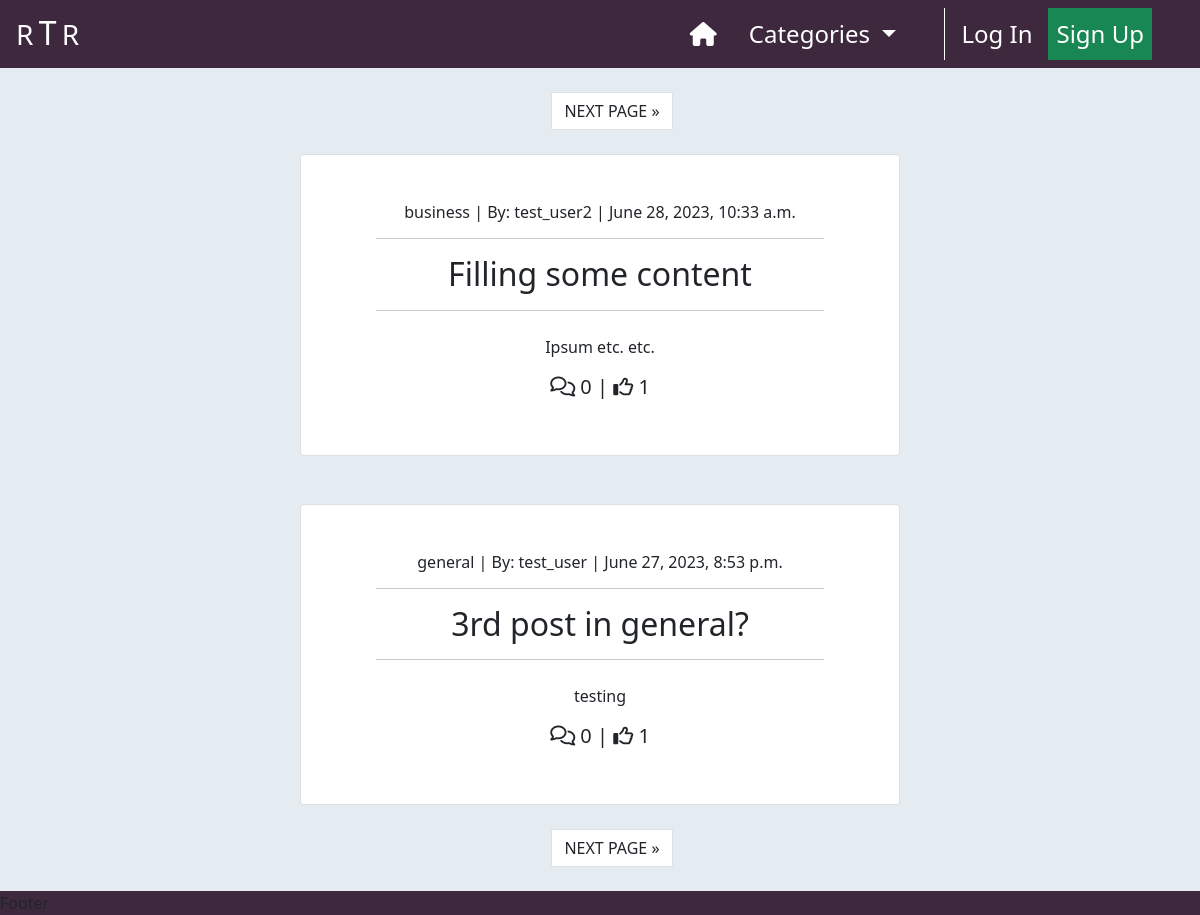
Before: / with the older database file.
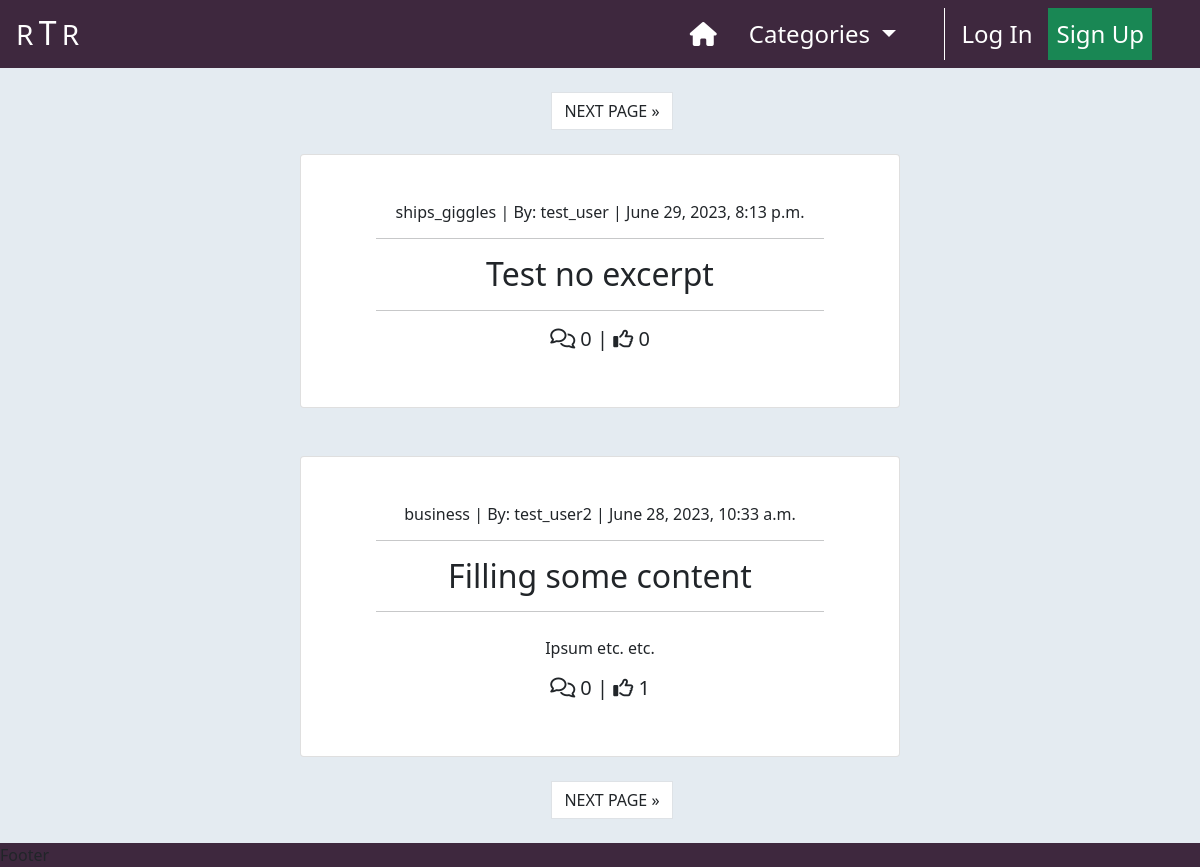
After: the same page with the newer database file.
### newssite/models.py (models this page shows, shortened)
class Post(models.Model):
    title = models.CharField(max_length=200, unique=True)
    slug = models.SlugField(
        max_length=200,
        unique=True,
        null=True,
        blank=True
    )
    author = models.ForeignKey(
        User,
        on_delete=models.CASCADE,
        related_name='posts'
    )
    is_edited = models.BooleanField(default=False)
    excerpt = models.TextField(max_length=300, null=True, blank=True)
    content = models.TextField()
    category = models.ForeignKey(
        Category,
        max_length=30,
        null=True,
        blank=True,
        on_delete=models.SET_NULL
    )
    featured_image = CloudinaryField('image', default='placeholder')
    created_on = models.DateTimeField(auto_now_add=True)
    status = models.IntegerField(choices=STATUS, default=1)
    likes = models.ManyToManyField(User, related_name='likes', blank=True)
    class Meta:
        ordering = ['-created_on']

class Category(models.Model):
    class Meta:
        verbose_name_plural = 'Categories'
    friendly_name = models.CharField(max_length=254)
    name = models.CharField(max_length=254, null=True, blank=True)
    def __str__(self):
        return self.name

### newssite/views.py (the view)
# urls.py: path('', views.PostList.as_view(), name="index"),
class PostList(ListView):
    model = Post
    ordering = ['-created_on']
    template_name = "newssite/index.html"
    paginate_by = 2
    def get_queryset(self):
        category = self.request.GET.get('category')
        if category is not None:
            return Post.objects.filter(
                    category=category
                   ).order_by('-created_on')
        else:
            return Post.objects.all().order_by('-created_on')
    def get_context_data(self, **kwargs):
        context = super().get_context_data(**kwargs)
        context["category"] = self.request.GET.get('category', None)
        return context

### newssite/context_processors.py (called while the page is built)
def categories(request):
    return {
        'categories': Category.objects.all()
    }

### newssite/templates/newssite/index.html (shortened to what this page needs)
{% extends "base.html" %}
{% load static %}
{% block content %}
    <div class="container-fluid p-0">
        {% if is_paginated %}
            <nav aria-label="Upper page navigation">
                <ul class="pagination justify-content-center mt-4">
                    {% if page_obj.has_next %}
                        <li>
                            <a href="?page={{ page_obj.next_page_number }}{% if category != None %}&category={{ category }}{% endif %}"
                               class="page-link text-dark ms-4">
                                NEXT PAGE &raquo;
                            </a>
                        </li>
                    {% endif %}
                </ul>
            </nav>
        {% endif %}
        <div class="row g-0">
            <div class="col-md-8 col-lg-6 offset-md-2 offset-lg-3 text-center">
                {% for post in post_list %}
                    <div class="card card-border {% if is_paginated and forloop.first %}
                                                    mt-2
                                                 {% else %}
                                                    mt-5
                                                {% endif %}
                                                ">
                        <a href="{% url 'post_detail' post.slug %}"
                            class="post-detail-link d-block my-5 text-dark text-decoration-none">
                            <h6>{{ post.category.name }} | By: {{ post.author | safe }}
                                <span class="post-date"> | {{ post.created_on }}</span>
                            </h6>
                            <hr class="w-75" style="margin-left: 12.5%;">
                            <h2 class="card-title">
                                {{ post.title }}
                            </h2>
                            <hr class="w-75" style="margin-left: 12.5%;">
                            {% if post.excerpt %}
                                <p class="mt-4 mx-2">{{ post.excerpt }}</p>
                            {% endif %}
                            <h5>
                                <span><i class="fa-regular fa-comments"></i> {{ post.comments.count }}</span> |
                                <span><i class="fa-regular fa-thumbs-up"></i> {{ post.likes.count }}</span>
                            </h5>
                        </a>
                    </div>
                {% endfor %}
                {% if is_paginated %}
                    <nav aria-label="Upper page navigation">
                        <ul class="pagination justify-content-center mt-4 mb-4">
                            {% if page_obj.has_next %}
                                <li>
                                    <a href="?page={{ page_obj.next_page_number }}{% if category != None %}&category={{ category }}{% endif %}"
                                       class="page-link text-dark ms-4">
                                        NEXT PAGE &raquo;
                                    </a>
                                </li>
                            {% endif %}
                        </ul>
                    </nav>
                {% endif %}
            </div>
        </div>
    </div>
{% endblock %}

Changed rows visible on the page:
no longer on this page (row unchanged): Post: category.name "general", author "test_user", created_on "June 27, 2023, 8:53 p.m.", title "3rd post in general?", excerpt "testing", comments.count "0", likes.count "1"
added Post: category.name "ships_giggles", author "test_user", created_on "June 29, 2023, 8:13 p.m.", title "Test no excerpt", comments.count "0", likes.count "0"
